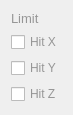
  <widget class="QWidget" name="layoutWidget">
   <property name="geometry">
    <rect>
     <x>250</x>
     <y>280</y>
     <width>58</width>
     <height>102</height>
    </rect>
   </property>
   <layout class="QVBoxLayout" name="verticalLayout">
    <item>
     <widget class="QLabel" name="lbl_limit">
      <property name="font">
       <font>
        <family>Arial</family>
        <pointsize>10</pointsize>
       </font>
      </property>
      <property name="styleSheet">
       <string notr="true">QLabel {color: rgb(150, 150, 150);}</string>
      </property>
      <property name="text">
       <string>Limit</string>
      </property>
     </widget>
    </item>
    <item>
     <widget class="QCheckBox" name="chk_x">
      <property name="enabled">
       <bool>true</bool>
      </property>
      <property name="styleSheet">
       <string notr="true">QCheckBox {color: rgb(150, 150, 150);}</string>
      </property>
      <property name="text">
       <string>Hit X</string>
      </property>
      <property name="checkable">
       <bool>true</bool>
      </property>
     </widget>
    </item>
    <item>
     <widget class="QCheckBox" name="chk_y">
      <property name="enabled">
       <bool>true</bool>
      </property>
      <property name="styleSheet">
       <string notr="true">QCheckBox {color: rgb(150, 150, 150);}</string>
      </property>
      <property name="text">
       <string>Hit Y</string>
      </property>
      <property name="checkable">
       <bool>true</bool>
      </property>
     </widget>
    </item>
    <item>
     <widget class="QCheckBox" name="chk_z">
      <property name="enabled">
       <bool>true</bool>
      </property>
      <property name="styleSheet">
       <string notr="true">QCheckBox {color: rgb(150, 150, 150);}</string>
      </property>
      <property name="text">
       <string>Hit Z</string>
      </property>
      <property name="checkable">
       <bool>true</bool>
      </property>
     </widget>
    </item>
   </layout>
  </widget>
